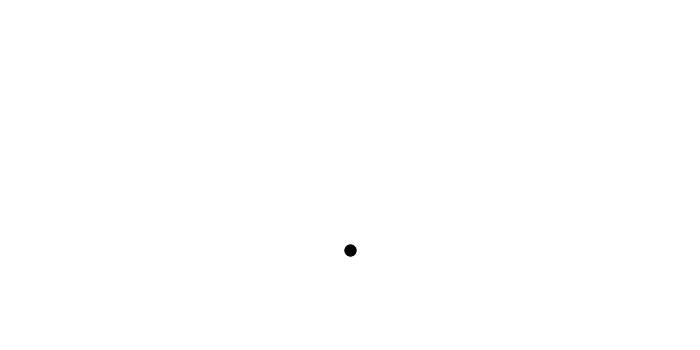
Frame 1 (no input)
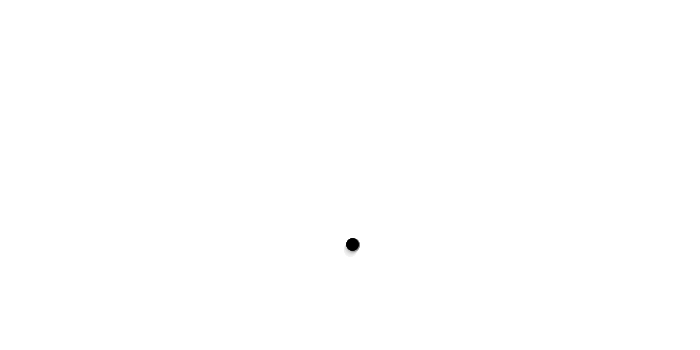
Frame 60 (the mouse pressed at the canvas centre just before this capture)
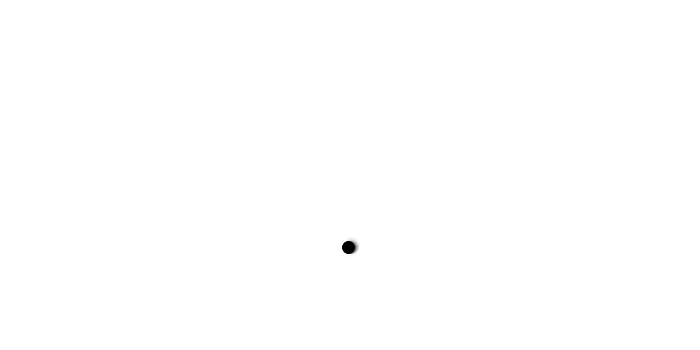
Frame 120 (the mouse held since frame 60 and released just before this capture)

The Processing sketch that drew these frames (run headless with seeded random() and noise(); from frame 60 on, the mouse is pressed at the canvas centre):

// Processing sketch: processing_61557
// ── processing_61557.pde

//PROBLEM WHERE THERE IS NO TIME DELAY FOR REPETITION ON THE SAME Y LINE
int[] x = {
  19, 1, 3, 5, 7, 9, 11, 13, 15, 17, 3, 12, 8, 7, 6, 9, 11, 13, 16, 15, 17, 19, 16, 14, 18, 20, 2, 8, 5, 10, 14, 10, 4, 6, 12, 4
};
int[] y = {
  0, 0, 0, 0, 0, 0, 0, 0, 0, 0, 2, 3, 3, 2, 1, 2, 2, 2, 1, 2, 2, 2, 3, 3, 1, 1, 1, 1, 2, 1, 1, 3, 1, 3, 1, 3
};

float boxX = 350;
float boxY = 250;

int boxSpacing = 30;
int boxSize = 10;
int lastKey = 48;

float ellipsemodX = 0;
float ellipsemodY = 0;

float sw = 12;

float wanderX = 0;
float wanderY = 0;
int wanderTimer = 0;

int delayTimer = 0;


float ellipseX = 350;
float ellipseY = 250;
float ellipsemodX_ = 350;
float ellipsemodY_ = 250;

int lineStackHL = 0;
int lineStackHR = 0;
int lineStackVU = 0;
int lineStackVD = 0;
int shapeTimer = 0;
boolean shapeTimerOn = false;

int keyStoreY;
int keyStoreX;

void setup() {
  size (700, 350);
  background(255);
  smooth();
  int i = 0;
  while (i<36) {
    y[i] = y[i]*2;
    i++;
  }
}

void draw() {
  wanderTimer();
  fill(255, 20);
  rectMode (CENTER);
  rect (width/2, height/2, width+width/2, height+height/2);
  ellipsemodX_ = ellipsemodX;
  ellipsemodY_ = ellipsemodY;
  strokeWeight(sw);
  if ((keyPressed)) {
    if (((lastKey<=57)&&(lastKey>=48)&&(keyStoreX != x[lastKey-48]))||((lastKey<=90)&&(lastKey>=55)&&(keyStoreX != x[lastKey-55]))){
          delayTimer = 0;
      }
    delayTimer++;
    if (delayTimer > 10) {
      ellipsemodX = (boxX-ellipseX)/25;
      ellipsemodY = (boxY-ellipseY)/25;
      strokeWeight(sw*0.8);
    }
    }
    else {
      ellipsemodX = (boxX-ellipseX+wanderX)/80;
      ellipsemodY = (boxY-ellipseY+wanderY)/80;
    }
  
  ellipseX = ellipseX+ellipsemodX;
  ellipseY = ellipseY+ellipsemodY;
  point (ellipseX, ellipseY);
  line (ellipseX, ellipseY, ellipseX-ellipsemodX_, ellipseY-ellipsemodY_);
  keyCheck();
  println(delayTimer);
  rect (width+10, 0, -lineStackHL*40, 10);
  rect (-10, 0, lineStackHR*40, 10);
  rect (0, height+10, 10, -lineStackVU*40);
  rect (width-10, -10, 10, lineStackVD*40);
  shapeTimer++;
  if ((shapeTimer>30)&&(shapeTimerOn = true)) {
    shapeTimer =  0;
    lineStackHL = 0;
    lineStackHR = 0;
    lineStackVU = 0;
    lineStackVD = 0;
    shapeTimerOn = false;
  }
}

void keyPressed() {
  lastKey = keyCode;
}


void keyCheck() {
  if (keyPressed) {
  }
  if (keyPressed) {
    shapeTimerOn = true;
    if ((lastKey<=57)&&(lastKey>=48)) {
      fill(0, 255);
      boxX = x[lastKey-48]*boxSpacing;
      boxY = y[lastKey-48]*boxSpacing+100;
      ellipse (boxX, boxY, boxSize, boxSize);
      if ((keyStoreX == x[lastKey-48]+2)&&(keyStoreY == y[lastKey-48])) {
        lineStackHL = lineStackHL+1;
      }
      else {
        if (keyStoreX != x[lastKey-48])
          lineStackHL = 0;
      }
      if ((keyStoreX == x[lastKey-48]-2)&&(keyStoreY == y[lastKey-48])) {
        lineStackHR = lineStackHR+1;
      }
      else {
        if (keyStoreX != x[lastKey-48])
          lineStackHR = 0;
      }
      if (((keyStoreX == x[lastKey-48]-1)||(keyStoreX == x[lastKey-48]+1))&&(keyStoreY == y[lastKey-48]+2)) {
        lineStackVU = lineStackVU+1;
      }
      else {
        if (keyStoreX != x[lastKey-48])
          lineStackVU = 0;
      }
      if (((keyStoreX == x[lastKey-48]-1)||(keyStoreX == x[lastKey-48]+1))&&(keyStoreY == y[lastKey-48]-2)) {
        lineStackVD = lineStackVD+1;
      }
      else {
        if (keyStoreX != x[lastKey-48])
          lineStackVD = 0;
      }
      if (keyStoreX != lastKey) {
        keyStoreX = x[lastKey-48];
        keyStoreY = y[lastKey-48];
      }
    }
  }

  if (keyPressed) {
    if ((lastKey<=90)&&(lastKey>=65)) { 
      fill(0, 255);
      boxX = x[lastKey-55]*boxSpacing;
      boxY = y[lastKey-55]*boxSpacing+100;
      ellipse (boxX, boxY, boxSize, boxSize);
      if ((keyStoreX == x[lastKey-55]+2)&&(keyStoreY == y[lastKey-55])) {
        lineStackHL = lineStackHL+1;
      }
      else {
        if (keyStoreX != x[lastKey-55])
          lineStackHL = 0;
      }
      if ((keyStoreX == x[lastKey-55]-2)&&(keyStoreY == y[lastKey-55])) {
        lineStackHR = lineStackHR+1;
      }
      else {
        if (keyStoreX != x[lastKey-55])
          lineStackHR = 0;
      }
      if (((keyStoreX == x[lastKey-55]-1)||(keyStoreX == x[lastKey-55]+1))&&(keyStoreY == y[lastKey-55]+2)) {
        lineStackVU = lineStackVU+1;
      }
      else {
        if (keyStoreX != x[lastKey-55])
          lineStackVU = 0;
      }
      if (((keyStoreX == x[lastKey-55]-1)||(keyStoreX == x[lastKey-55]+1))&&(keyStoreY == y[lastKey-55]-2)) {
        lineStackVD = lineStackVD+1;
      }
      else {
        if (keyStoreX != x[lastKey-55])
          lineStackVD = 0;
      }
      keyStoreX = x[lastKey-55];
      keyStoreY = y[lastKey-55];
    }
  }
}


void wanderTimer() {
  wanderTimer++;
  if (wanderTimer>((int)random(20, 40))) {
    wanderX = (int)random(-20, 20);
    wanderY = (int)random(-20, 20);
    wanderTimer = 0;
  }
}
